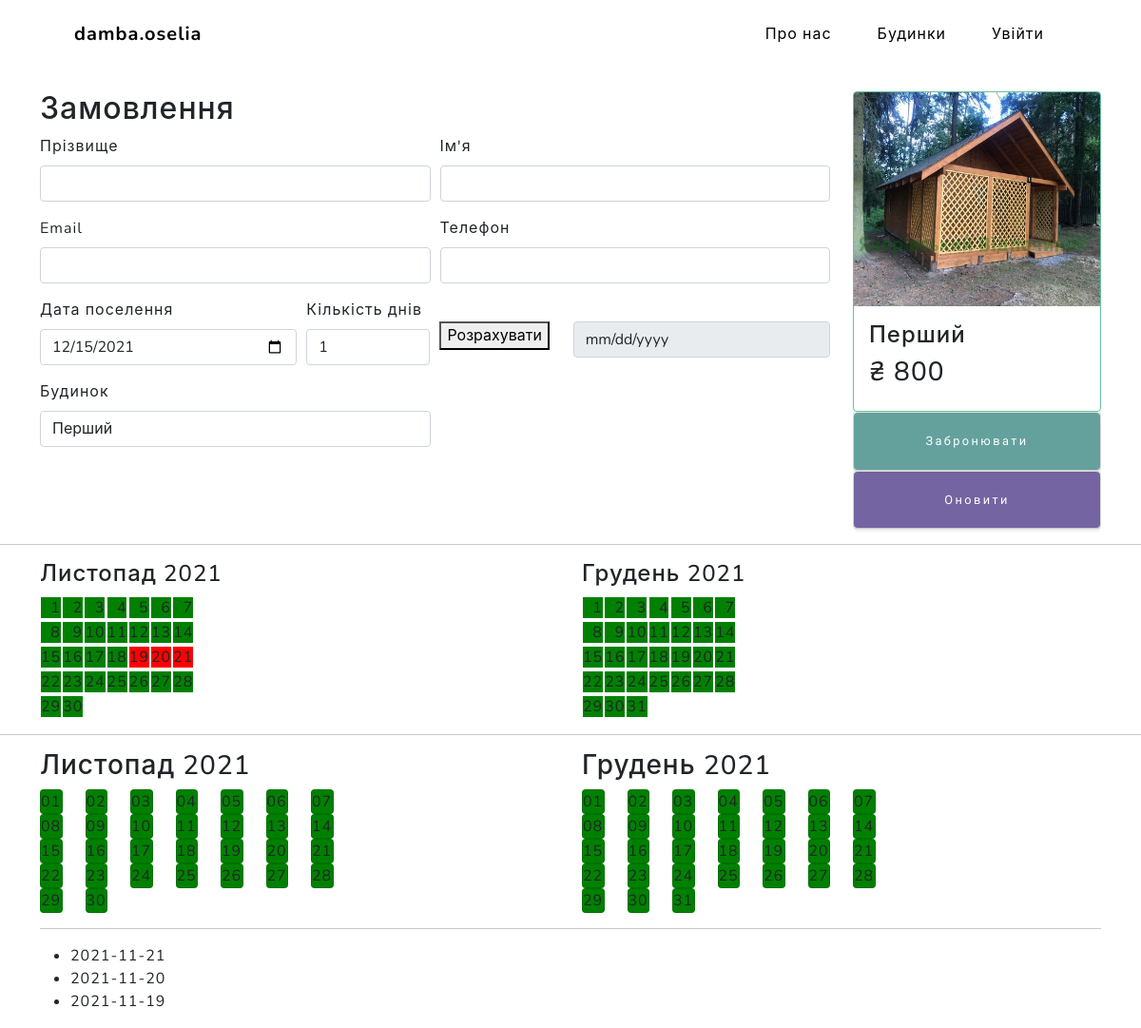
The page /houses/1/order/ on the database its author committed.
### main/models.py (models this page shows, shortened)
class Houses(models.Model):
    name = models.CharField(max_length=32)
    photo = models.ImageField(null=True, blank=True) #
    price = models.FloatField()
    capacity = models.IntegerField()
    rooms = models.IntegerField(null=True) #
    beds = models.IntegerField()
    wifi = models.BooleanField(default=True)
    kitchen = models.BooleanField(default=True)
    bathroom = models.BooleanField(default=True)
    floors = models.IntegerField()
    central_heat = models.BooleanField(default=False) #
    pets_allow = models.BooleanField(default=False) #
    description = models.CharField(max_length= 255, null=True) #
    def get_absolute_url(self):
        return reverse('house', kwargs={'house_id':self.pk})
    class Meta:
        verbose_name = 'Будинок'
        verbose_name_plural = 'Будинки'
        ordering = ['id']

### main/views.py (the view)
# urls.py: path('houses/<int:house_id>/order/', order_house, name='order_house'),
def order_house(request, house_id):
    info = Houses.objects.get(id=house_id)
    infos = Houses.objects.all()
    book_dates = Book.objects.filter(house=house_id)
    def save_client(f:object):
        first_name = f['first_name']
        last_name = f['last_name']
        phone_number = f['phone']
        email = f['email']
        try:
            Clients.objects.get(email=email)
            print('ТАКИЙ email ВЖЕ Є')
        except Clients.DoesNotExist:
            client = Clients(first_name=first_name, last_name=last_name, phone_number=phone_number, email=email)
            client.save()
        print('SAVED client')
    def save_book(f:object):
        email = f['email']
        client = Clients.objects.get(email=email)
        house = Houses.objects.get(id=house_id)
        count_of_days = f['count_of_days']
        date_future_settlment = f['date_future_settlment']
        date_future_checkout = date_future_settlment + timedelta(days=count_of_days)
        book = Book(client=client, house=house, date_future_settlment=date_future_settlment, date_future_checkout=date_future_checkout)
        book.save()
        print('SAVED book')
    def make_dates_arr(book_dates:list) -> list:
        dates_arr = []
        for bd in book_dates:
            date1, date2 = bd.date_future_settlment, bd.date_future_checkout
            days = (date2 - date1).days
            print(f'{date1} -- {date2} -> {days}')
            date_arr = []
            for i in range(days):
                date2 -= timedelta(days=1)
                date_arr.append(date2)
            dates_arr.append(date_arr)
        return dates_arr
    dates_arr = make_dates_arr(book_dates)
    if request.method == 'POST':
        form = OrderHouse(request.POST)
        if form.is_valid():
            f = form.cleaned_data
            print('  Валідована форма:', f)
            save_client(f)
            save_book(f)
        else:
            print('  НE валідована форма:', form.cleaned_data)
    else:
        form = OrderHouse()
    context = {
        'title':f"Замовлення будинку {house_id} - {info.name}",
        'menu':menu,
        'info':info,
        'form':form,
        'infos':infos,
        'book_dates':dates_arr,
    }
    return render(request, 'main/order_house.html', context=context)

### main/forms.py
class OrderHouse(forms.Form):
    first_name = forms.CharField(max_length=32, label="Ім'я")
    last_name = forms.CharField(max_length=32, label='Прізвище')
    phone = forms.IntegerField(label='Телефон')
    email = forms.EmailField(label='Email')
    count_of_days = forms.IntegerField(max_value=5, min_value=1, label='Кількість днів')
    house = forms.ModelChoiceField(queryset=Houses.objects.all(), empty_label='Виберіть будинок', label='Будинок')
    date_future_settlment = forms.DateField(label='Дата поселення')

### main/views.py (called while the page is built)
@register.filter
def get_range(value):
    return range(value)

### main/templates/main/order_house.html (shortened to what this page needs)
{% extends 'main/base.html' %}
{% load static %}
{% block content %}
<section>
    <div class="container">
        <div class="row">
            <div class="col-10">
                <br><br><br><br>
            </div>
            <div class="col-2"></div>
        </div>
    </div>
</section>
<section>
    <div class="container">
        <div class="row">
            <div class="col-sm-7 col-md-9">
                <div class="row">
                    <div class="col-12">
                        <h2 class="">Замовлення</h2>
                    </div>
                </div>
                <div class="row">
                    <div class="col-12">
                        <form action="{% url 'order_house' info.id %}" method="post" id="main_form">
                            <div class="form-row">
                                <div class="form-group col-md-6">
                                    <label for="{{form.last_name.id_for_label}}">{{form.last_name.label}}</label>
                                    {{form.last_name}}
                                </div>
                                <div class="form-group col-md-6">
                                    <label for="{{form.first_name.id_for_label}}">{{form.first_name.label}}</label>
                                    {{form.first_name}}
                                </div>
                            </div>
                            <div class="form-row">
                                <div class="form-group col-md-6">
                                    <label for="{{form.email.id_for_label}}">{{form.email.label}}</label>
                                    {{form.email}}
                                </div>
                                <div class="form-group col-md-6">
                                    <label for="{{form.phone.id_for_label}}">{{form.phone.label}}</label>
                                    {{form.phone}}
                                </div>
                            </div>
                            <div class="form-row">
                                <div class="form-group col-md-4">
                                    <label for="{{form.date_future_settlment.id_for_label}}">{{form.date_future_settlment.label}}</label>
                                    <input type="date" name="{{form.date_future_settlment.name}}" required="" id="{{form.date_future_settlment.id_for_label}}"
                                    class="form-control" value="2002-04-02">
                                </div>
                                <div class="form-group col-md-2">
                                    <label for="{{form.count_of_days.id_for_label}}">{{form.count_of_days.label}}</label>
                                    <input type="number" id="{{form.count_of_days.id_for_label}}" name="{{form.count_of_days.name}}"
                                    min="1" max="5" value="1" class="form-control">
                                </div>
                                <div class="form-group col-md-2">
                                    <label for="quantity_days_btn"></label><br>
                                    <button type="button" class="" id="quantity_days_btn" onclick="calc_price_sum()">Розрахувати</button>
                                </div>
                                <div class="form-group col-md-4">
                                    <input disabled type="date" name="{{form.date_future_checkout.name}}" required="" id="{{form.date_future_checkout.id_for_label}}"
                                    class="form-control" value="">
                                </div>
                            </div>
                            <div class="form-row">
                                <div class="form-group col-md-6">
                                    <label for="{{form.house.id_for_label}}">{{form.house.label}}</label>
                                    <select name="{{form.house.name}}" id="{{form.house.id_for_label}}" class="form-control">
                                        {% for i in infos %}
                                        <option {% if i.id == info.id %}selected{% endif %} value="{{i.id}}">{{i.name}}</option>
                                        {% endfor %}
                                    </select>
                                </div>
                            </div>
                        </form>
                    </div>
                </div>
            </div>
            <div class="col-sm-5 col-md-3">
                    <div class="card box-shadow border border-success">
                        <a href="{{ info.get_absolute_url }}">
                            <img class="card-img-top" data-src="holder.js/100px225?theme=thumb&amp;bg=55595c&amp;fg=eceeef&amp;text=Thumbnail" alt="Photo preview: {{c.photo_preview}}" style="height: 225px; width: 100%; display: block;"
                            src="/static/main/img/houses/{{info.photo}}" data-holder-rendered="true">
                        </a>
                        <div class="card-body">
                            <div class="title-group d-flex">
                                <h4 class="card-title pricing-card-title">{{info.name}}</h3>
                            </div>
                            <h3 class="pricing-card-title">₴ <span id="price_sum">{{info.price|floatformat:0}}</span></h4>
                        </div>
                    </div>
                    <div class="card box-shadow">
                        <button form="main_form" type="submit" name="send_other" class="btn btn-primary">Забронювати</button>
                    </div>
                    <div class="card box-shadow">
                        <a href="{{ c.get_absolute_url }}" class="btn btn-secondary" role="button">Оновити</a>
                    </div>
            </div>
        </div>
    </div>
</section>
<hr>
<section>
    <div class="container">
        <div class="row">
            <div class="col-6">
                <h4>Листопад 2021</h4>
                <table>
                    <tbody>
                        {% for j in 30|get_range %}
                            {% if  forloop.counter == 1 %}<tr>{% endif %}
                            {% if  forloop.counter == 8 %}<tr>{% endif %}
                            {% if  forloop.counter == 15 %}<tr>{% endif %}
                            {% if  forloop.counter == 22 %}<tr>{% endif %}
                            {% if  forloop.counter == 29 %}<tr>{% endif %}
                            <td>
                                <span class="calendar_cell" id="2021-11-{% if forloop.counter < 10 %}0{{forloop.counter}}{% else %}{{forloop.counter}}{% endif %}">
                                    {% if forloop.counter < 10 %}&nbsp&nbsp{{forloop.counter}}{% else %}{{forloop.counter}}{% endif %}
                                </span>
                            </td>
                            {% if  forloop.counter == 7 %}</tr>{% endif %}
                            {% if  forloop.counter == 14 %}</tr>{% endif %}
                            {% if  forloop.counter == 21 %}</tr>{% endif %}
                            {% if  forloop.counter == 28 %}</tr>{% endif %}
                            {% if  forloop.counter == 30 %}</tr>{% endif %}
                        {% endfor %}
                    </tbody>
                </table>
            </div>
            <div class="col-6">
                <h4>Грудень 2021</h4>
                <table>
                    <tbody>
                        {% for jо in 31|get_range %}
                            {% if  forloop.counter == 1 %}<tr>{% endif %}
                            {% if  forloop.counter == 8 %}<tr>{% endif %}
                            {% if  forloop.counter == 15 %}<tr>{% endif %}
                            {% if  forloop.counter == 22 %}<tr>{% endif %}
                            {% if  forloop.counter == 29 %}<tr>{% endif %}
                            <td>
                                <span class="calendar_cell" id="2021-12-{% if forloop.counter < 10 %}0{{forloop.counter}}{% else %}{{forloop.counter}}{% endif %}">
                                    {% if forloop.counter < 10 %}&nbsp&nbsp{{forloop.counter}}{% else %}{{forloop.counter}}{% endif %}
                                </span>
                            </td>
                            {% if  forloop.counter == 7 %}</tr>{% endif %}
                            {% if  forloop.counter == 14 %}</tr>{% endif %}
                            {% if  forloop.counter == 21 %}</tr>{% endif %}
                            {% if  forloop.counter == 28 %}</tr>{% endif %}
                            {% if  forloop.counter == 31 %}</tr>{% endif %}
                        {% endfor %}
                    </tbody>
                </table>
            </div>
        </div>
    </div>
</section>
<hr>
<section>
    <div class="container">
        <div class="row">
            <div class="col-6">
                <h3>Листопад 2021</h3>
                {% for j in 30|get_range %}
                    {% if  forloop.counter == 1 %}<div class="row">{% endif %}
                    {% if  forloop.counter == 8 %}<div class="row">{% endif %}
                    {% if  forloop.counter == 15 %}<div class="row">{% endif %}
                    {% if  forloop.counter == 22 %}<div class="row">{% endif %}
                    {% if  forloop.counter == 29 %}<div class="row">{% endif %}
                    <div class="col-1">
                        <span class="card calendar_cell" id="2021-11-{% if forloop.counter < 10 %}0{{forloop.counter}}{% else %}{{forloop.counter}}{% endif %}">
                            {% if forloop.counter < 10 %}0{{forloop.counter}}{% else %}{{forloop.counter}}{% endif %}
                        </span>
                    </div>
                    {% if  forloop.counter == 7 %}</div>{% endif %}
                    {% if  forloop.counter == 14 %}</div>{% endif %}
                    {% if  forloop.counter == 21 %}</div>{% endif %}
                    {% if  forloop.counter == 28 %}</div>{% endif %}
                    {% if  forloop.counter == 30 %}</div>{% endif %}
                {% endfor %}
            </div>
            <div class="col-6">
                <h3>Грудень 2021</h3>
                {% for jj in 31|get_range %}
                    {% if  forloop.counter == 1 %}<div class="row">{% endif %}
                    {% if  forloop.counter == 8 %}<div class="row">{% endif %}
                    {% if  forloop.counter == 15 %}<div class="row">{% endif %}
                    {% if  forloop.counter == 22 %}<div class="row">{% endif %}
                    {% if  forloop.counter == 29 %}<div class="row">{% endif %}
                    <div class="col-1">
                        <span class="card calendar_cell" id="2021-12-{% if forloop.counter < 10 %}0{{forloop.counter}}{% else %}{{forloop.counter}}{% endif %}">
                            {% if forloop.counter < 10 %}0{{forloop.counter}}{% else %}{{forloop.counter}}{% endif %}
                        </span>
                    </div>
                    {% if  forloop.counter == 7 %}</div>{% endif %}
                    {% if  forloop.counter == 14 %}</div>{% endif %}
                    {% if  forloop.counter == 21 %}</div>{% endif %}
                    {% if  forloop.counter == 28 %}</div>{% endif %}
                    {% if  forloop.counter == 31 %}</div>{% endif %}
                {% endfor %}
            </div>
        </div>
        <hr>
        <div class="row">
            <div class="row">
                <div class="">
                    <ul id="book_dates">
                    {% for bd in book_dates %}
                        {% for d in bd %}
                            <li id="li-{{d|date:'Y-m-d'}}">{{d|date:'Y-m-d'}}</li>
                        {% endfor %}
                    {% endfor %}
                    </ul>
                </div>
            </div>
        </div>
    </div>
</section>
{% endblock %}

### rows shown on the page
Houses: photo (picture), name "Перший", price "800"

### other values the page prints
{{ m.title }} "Про нас" "Будинки" "Увійти"
{{ d|date:'Y-m-d' }} "2021-11-21" "2021-11-20" "2021-11-19"
form field house "Перший"
